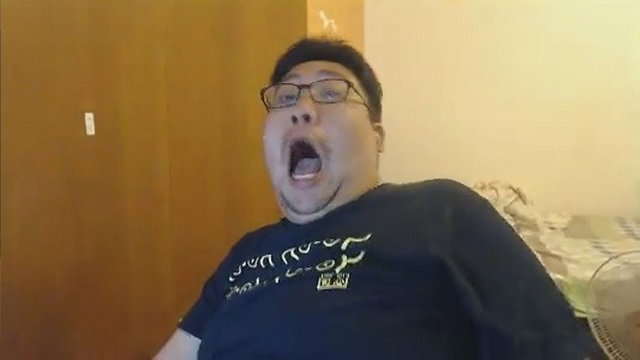
#> input picture Lab3/images/crazydog.jpg, 640 x 360 px
$ python lab3_imageCalc.py
#> lines starting #> are read from the running program, lines starting #| are printed output that depends on the picture; after the words box and inside, x2 and y2 are one past the last pixel; in counts of white or black regions, pixels touching at a corner belong together
import os.path as path

import cv2

if __name__ == '__main__':
    crazydog = cv2.imread(path.join('images', 'crazydog.jpg'))
#> crazydog is the input picture: shape (360, 640, 3); mean B, G, R 79, 114.7, 137.3
    puipui = cv2.imread(path.join('images', 'puipui.jpg'))
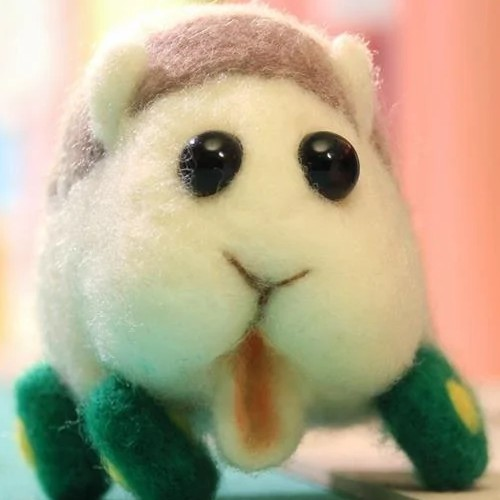
#> input picture Lab3/images/puipui.jpg, 500 x 500 px
#> puipui is the input picture: shape (500, 500, 3); mean B, G, R 139.4, 168.5, 180.5

    #crazydog =cv2.cvtColor(crazydog, cv2.COLOR_BGR2BGRA)

    crazydog2 = crazydog.copy()
    puipui2 = cv2.flip(puipui,1)
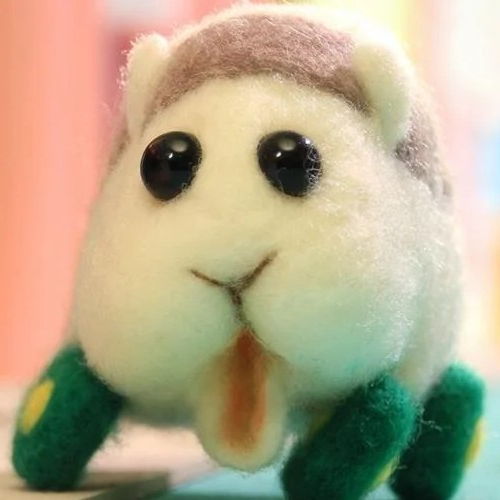
#> puipui2: shape (500, 500, 3); mean B, G, R 139.4, 168.5, 180.5
    #puipui2 =cv2.cvtColor(puipui2, cv2.COLOR_BGR2BGRA)
    puipui2 = cv2.resize(puipui2, dsize=(210,180))
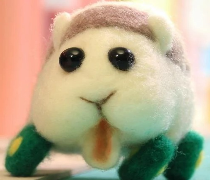
#> puipui2: shape (180, 210, 3); mean B, G, R 139.3, 168.4, 180.4

    #puipui2 = cv2.resize(puipui, dsize=(640,360))
    #crazydog2[:,:,:4] = 255
    #crazydog2[160:340,270:590,:] = puipui2
    crazydog2[30:210,220:430,:] = puipui2
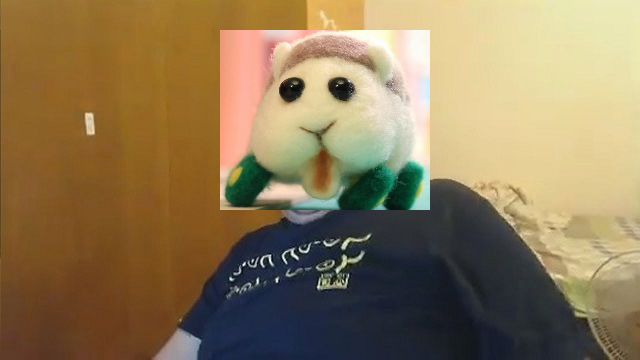
#> crazydog2: shape (360, 640, 3); 16.41% of pixels changed, all inside (x1, y1, x2, y2) = (220, 30, 430, 210)
    #crazydog2[:,:,3] = 255


    #cv2.imshow('result3', puipui)
    #cv2.imshow('result2', crazydog2)

    print(crazydog.shape)
#| (360, 640, 3)
    print(puipui.shape)
#| (500, 500, 3)

    # TODO: merge two images


    #puipui2 = cv2.resize(puipui2, dsize=None, fx=0.5, fy=0.5)
    print(puipui2.shape)
#| (180, 210, 3)
    crazydog = cv2.addWeighted(crazydog, 0.5, crazydog2, 0.5, 0)
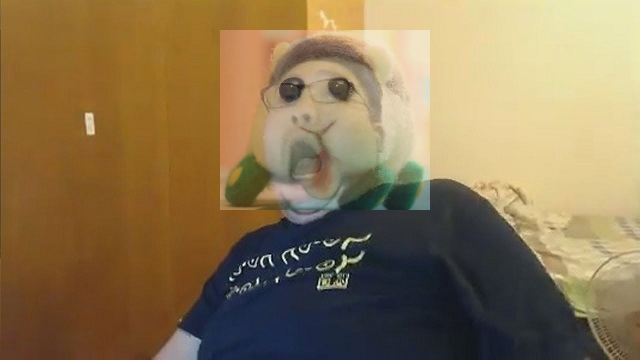
#> crazydog: shape (360, 640, 3); mean B, G, R 83, 118.2, 139.6


    cv2.imshow('result', crazydog)

    cv2.waitKey()
    cv2.destroyAllWindows()
